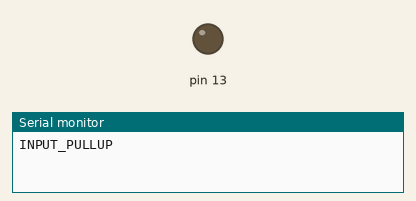
Recording of a sketch running on a simulated Arduino Uno, built with avr-gcc and run on an emulated ATmega328P. On the bench: output pins drawn as LEDs (lit = HIGH), the last lines printed to the serial monitor.

Above: at 7.5 s.
At 17.5 s:
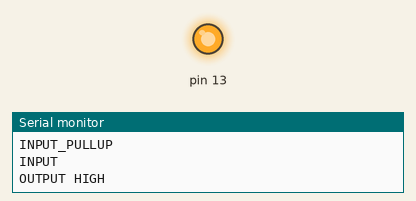
Timing chart, 0 to 26.0 s (numbered marks = the images above):
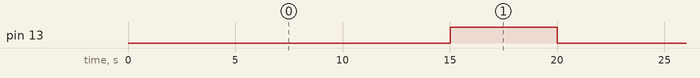

Measured:
- by itself, pin 13: alternates HIGH for 5.0 s and LOW for 15.0 s

The sketch:

pullup_test.ino
```cpp
// Pull-up resistors test
// (Connect the LED and resistor to IO13)

void setup() {
  Serial.begin(115200);
  delay(10);
}

void loop() {
  delay(5000);
  pinMode(13, INPUT_PULLUP);
  Serial.println("INPUT_PULLUP");
  delay(5000);
  pinMode(13, INPUT);
  Serial.println("INPUT");
  delay(5000);
  pinMode(13, OUTPUT);
  digitalWrite(13, HIGH);
  Serial.println("OUTPUT HIGH");
  delay(5000);
  digitalWrite(13, LOW);
  Serial.println("OUTPUT LOW");
}
```
